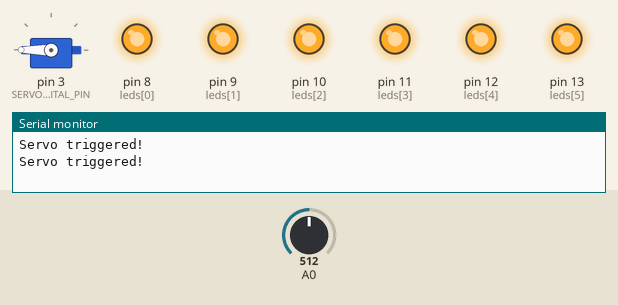
Bench run of a sketch on a simulated Arduino Uno, built with avr-gcc and run on an emulated ATmega328P. Parts: servo, output pins drawn as LEDs (lit = HIGH), the last lines printed to the serial monitor. The inputs (shaded band) are chosen by the test bench; at power-on: A0 = 512.

Above: at 1.2 s.
1.3 s: A0 set to 8
At 3.2 s:
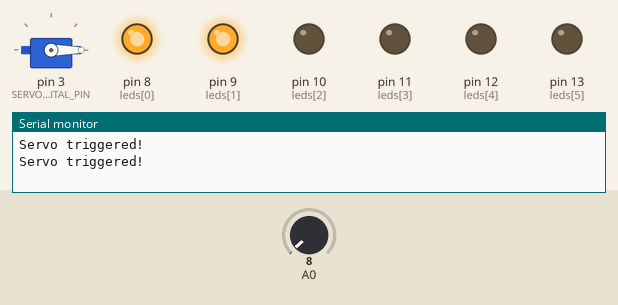
3.8 s: A0 set to 10
At 4.8 s:
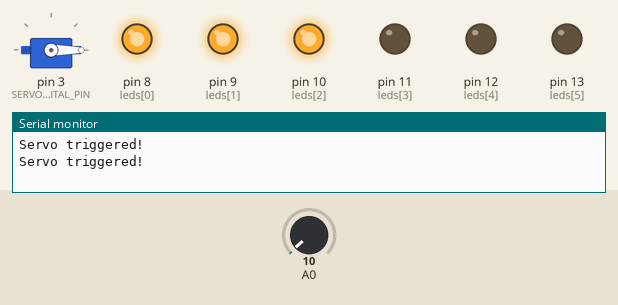
5.3 s: A0 set to 28
At 5.6 s:
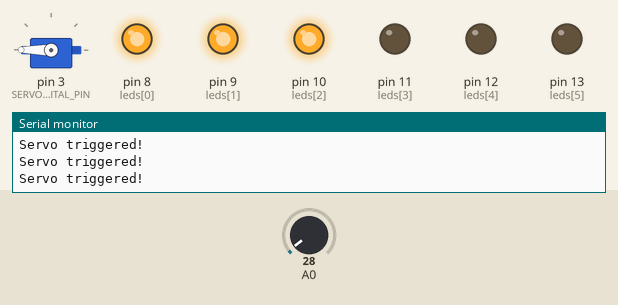
7.8 s: A0 set to 0
At 9.1 s:
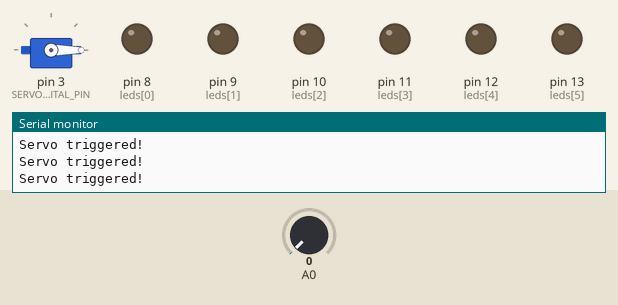
9.8 s: A0 set to 122
At 10.6 s:
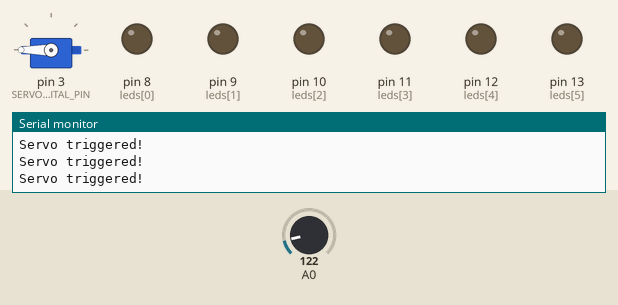
Timing chart, 0 to 13.8 s (numbered marks = the images above; inputs shaded):
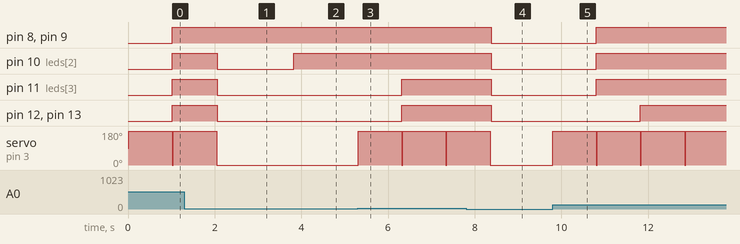

Measured:
- the behaviour switches between 8 and 9 on A0 (found by bisection; images 1 and 2)
- after the input at 1.3 s, pin 10 (leds[2]), pin 11 (leds[3]), pin 12 (leds[4]), pin 13 (leds[5]): HIGH → LOW after 0.76 s; servo on pin 3 (SERVO_DIGITAL_PIN): goes on until 2.0 s, then stays 0°
- after the input at 3.8 s, pin 10 (leds[2]): LOW → HIGH at once
- after the input at 5.3 s, pin 11 (leds[3]), pin 12 (leds[4]), pin 13 (leds[5]): LOW → HIGH after 1.0 s; servo on pin 3 (SERVO_DIGITAL_PIN): 0° → 180° at once
- after the input at 7.8 s, pin 8 (leds[0]), pin 9 (leds[1]), pin 10 (leds[2]), pin 11 (leds[3]), pin 12 (leds[4]), pin 13 (leds[5]): HIGH → LOW after 0.58 s; servo on pin 3 (SERVO_DIGITAL_PIN): goes on until 8.4 s, then stays 0°
- after the input at 9.8 s, pin 8 (leds[0]), pin 9 (leds[1]), pin 10 (leds[2]), pin 11 (leds[3]): LOW → HIGH after 1.0 s; pin 12 (leds[4]), pin 13 (leds[5]): LOW → HIGH after 2.0 s; servo on pin 3 (SERVO_DIGITAL_PIN): 0° → 180° at once

The sketch:

EMG_Servo_A0.ino
```cpp
#define NUM_LED 6            // Sets the maximum numbers of LEDs
#define MAX 18               // Maximum posible reading. TWEAK THIS VALUE!!
#define TRIGGER_THRESHOLD 10 // The value the analog input must exceed in order to trigger the servo
#define SERVO_DIGITAL_PIN 3  // Arduino Uno PWM pins are 3, 5, 6, 9, 10, and 11; pin 10 is in use by LED

#include <Servo.h>

String incomingString = "";
boolean monitorMode = false;
Servo myServo;
int finalReading = 0;
int litLeds = 0;
int multiplier = 1;
int leds[] = {8, 9, 10, 11, 12, 13};

void setup() {
  // Initialise servo pin
  myServo.attach(SERVO_DIGITAL_PIN);

  // Begin serial communications
  Serial.begin(9600);

  // Initialize LED pins as outputs
  for (int i = 0; i < NUM_LED; i++){
    pinMode(leds[i], OUTPUT);
  }
}

void loop() {
  // Check for commands from serial terminal
  while (Serial.available() > 0) {
    char incomingChar = Serial.read();
    if (incomingChar == '\r') {
      // User typed 'mon'
      if (incomingString == "mon") {
          // Toggle monitor mode
          monitorMode = !monitorMode;

          // Tell user whether enabled or disabled
          String message = "Monitor mode ";
          message += monitorMode ? "enabled." : "disabled.";
          Serial.println(message);

          // Pause if entering monitor mode
          if (monitorMode) {
            delay(1000);
          }
      }
      incomingString = "";
    } else incomingString += incomingChar;
  }

  // Clear last final reading
  finalReading = 0;

  // Take ten readings in ~0.02 seconds
  for (int i = 0; i < 10; i++) {
    finalReading += analogRead(A0) * multiplier;
    delay(2);
  }

  // Average the ten readings
  finalReading /= 10;

  // Move the servo back and forth if not in monitor mode and the averaged reading exceeds the threshold
  if (!monitorMode && finalReading > TRIGGER_THRESHOLD) {
    Serial.println("Servo triggered!");
    myServo.write(180);
    delay(1000);
    myServo.write(0);
  }

  // Turn off all LEDs
  for (int j = 0; j < NUM_LED; j++) {
    digitalWrite(leds[j], LOW);
  }

  // Constrain range and map value to number of LEDs
  finalReading = constrain(finalReading, 0, MAX);
  litLeds = map(finalReading, 0, MAX, 0, NUM_LED);

  // Turn on LEDs accordingly
  for (int k = 0; k < litLeds; k++) {
    digitalWrite(leds[k], HIGH);
  }

  // Dump values to serial console if in monitor mode
  if (monitorMode) {
    Serial.print("finalReading:\t");
    Serial.print(finalReading);
    Serial.print("\t");
    Serial.print("LEDs:\t");
    Serial.println(litLeds);
  }
}
```
